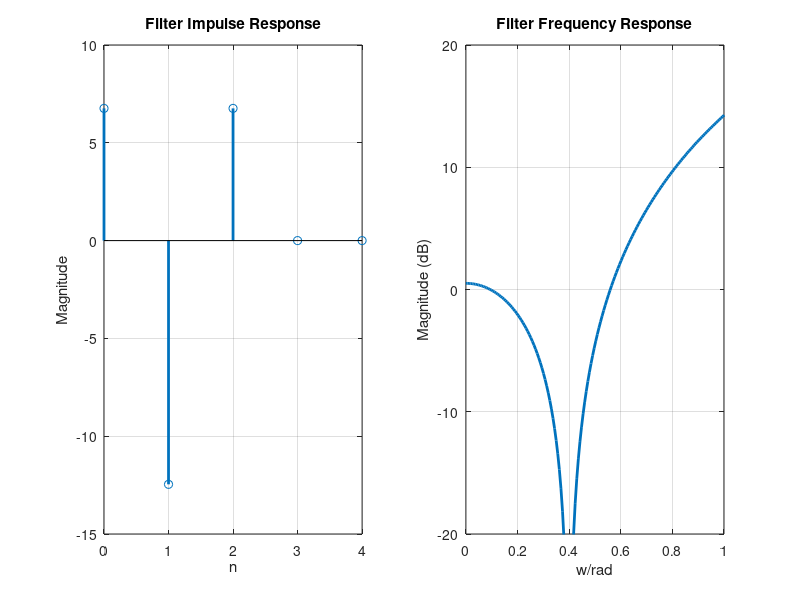
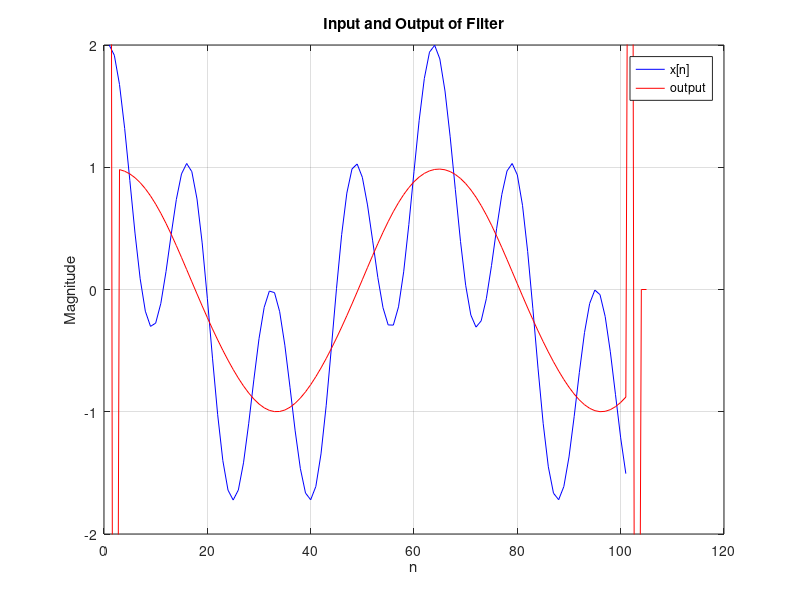

The MATLAB script that drew these images, in order:
n = 0:100;
x_n = cos(0.1*n) + cos(0.4*n);

Filter = [6.76 -12.46 6.76 0 0];
output = conv(x_n, Filter);

[H, w] = freqz(Filter);

figure(1);
subplot(1, 2, 1);
stem(0:4, Filter, 'LineWidth', 2);
title('Filter Impulse Response');
xlabel('n');
ylabel('Magnitude');
grid on;

subplot(1, 2, 2)
plot(w, 20*log10(abs(H)), 'LineWidth', 2);
title('Filter Frequency Response');
xlabel('w/rad');
xlim([0 1]);
ylabel('Magnitude (dB)');
ylim([-20 20]);
grid on;

figure(2);
plot(x_n, 'b-');
hold on;
plot(output, 'r-');
title('Input and Output of Filter');
xlabel('n')
ylabel('Magnitude');
ylim([-2 2]);
legend('x[n]', 'output');
grid on;
